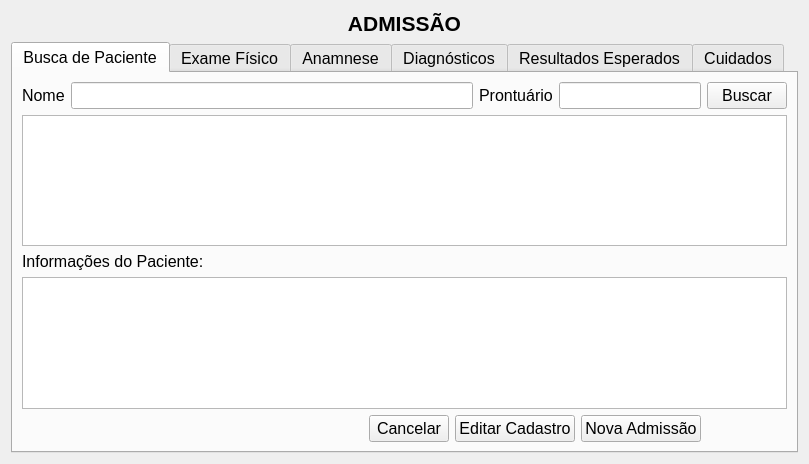
<?xml version="1.0" encoding="UTF-8"?>
<ui version="4.0">
 <class>Intake</class>
 <widget class="QWidget" name="Intake">
  <property name="geometry">
   <rect>
    <x>0</x>
    <y>0</y>
    <width>809</width>
    <height>464</height>
   </rect>
  </property>
  <property name="windowTitle">
   <string>Form</string>
  </property>
  <layout class="QGridLayout" name="gridLayout">
   <item row="0" column="0">
    <widget class="QLabel" name="label_admissao_2">
     <property name="text">
      <string>&lt;!DOCTYPE HTML PUBLIC &quot;-//W3C//DTD HTML 4.0//EN&quot; &quot;http://www.w3.org/TR/REC-html40/strict.dtd&quot;&gt;
&lt;html&gt;&lt;head&gt;&lt;meta name=&quot;qrichtext&quot; content=&quot;1&quot; /&gt;&lt;style type=&quot;text/css&quot;&gt;
p, li { white-space: pre-wrap; }
&lt;/style&gt;&lt;/head&gt;&lt;body style=&quot; font-family:'Droid Sans'; font-size:10pt; font-weight:400; font-style:normal;&quot;&gt;
&lt;p align=&quot;center&quot; style=&quot; margin-top:0px; margin-bottom:0px; margin-left:0px; margin-right:0px; -qt-block-indent:0; text-indent:0px;&quot;&gt;&lt;span style=&quot; font-size:16pt; font-weight:600;&quot;&gt;ADMISSÃO&lt;/span&gt;&lt;/p&gt;&lt;/body&gt;&lt;/html&gt;</string>
     </property>
    </widget>
   </item>
   <item row="1" column="0">
    <widget class="QTabWidget" name="tabWidget_admissao_2">
     <property name="font">
      <font>
       <pointsize>12</pointsize>
      </font>
     </property>
     <property name="tabPosition">
      <enum>QTabWidget::North</enum>
     </property>
     <property name="tabShape">
      <enum>QTabWidget::Rounded</enum>
     </property>
     <property name="currentIndex">
      <number>0</number>
     </property>
     <property name="elideMode">
      <enum>Qt::ElideMiddle</enum>
     </property>
     <widget class="QWidget" name="buscaP_2">
      <attribute name="title">
       <string>Busca de Paciente</string>
      </attribute>
      <layout class="QGridLayout" name="gridLayout_15">
       <item row="0" column="0">
        <layout class="QGridLayout" name="gridLayout_6">
         <item row="0" column="0">
          <widget class="QLabel" name="label_nomeBuscaP_3">
           <property name="text">
            <string>Nome</string>
           </property>
           <property name="buddy">
            <cstring>lineEdit_BuscaNomeP</cstring>
           </property>
          </widget>
         </item>
         <item row="0" column="1">
          <widget class="QLineEdit" name="lineEdit_BuscaNomeP_2"/>
         </item>
         <item row="0" column="2">
          <widget class="QLabel" name="label_prontBuscaP_2">
           <property name="font">
            <font>
             <pointsize>12</pointsize>
            </font>
           </property>
           <property name="text">
            <string>Prontuário</string>
           </property>
           <property name="buddy">
            <cstring>lineEdit_buscaProntP</cstring>
           </property>
          </widget>
         </item>
         <item row="0" column="3">
          <widget class="QLineEdit" name="lineEdit_buscaProntP_2">
           <property name="sizePolicy">
            <sizepolicy hsizetype="Minimum" vsizetype="Minimum">
             <horstretch>0</horstretch>
             <verstretch>0</verstretch>
            </sizepolicy>
           </property>
          </widget>
         </item>
         <item row="0" column="4">
          <widget class="QPushButton" name="pushButton_buscarP_4">
           <property name="text">
            <string>Buscar</string>
           </property>
          </widget>
         </item>
         <item row="1" column="0" colspan="5">
          <widget class="QListView" name="listView_listaPacientes_6"/>
         </item>
         <item row="2" column="0" colspan="2">
          <widget class="QLabel" name="label_infoPacientes_4">
           <property name="text">
            <string>Informações do Paciente:</string>
           </property>
          </widget>
         </item>
         <item row="3" column="0" colspan="5">
          <widget class="QTextEdit" name="textEdit_descrP_2"/>
         </item>
         <item row="4" column="0" colspan="4">
          <layout class="QHBoxLayout" name="horizontalLayout_93">
           <item>
            <spacer name="horizontalSpacer">
             <property name="orientation">
              <enum>Qt::Horizontal</enum>
             </property>
             <property name="sizeHint" stdset="0">
              <size>
               <width>40</width>
               <height>20</height>
              </size>
             </property>
            </spacer>
           </item>
           <item>
            <widget class="QPushButton" name="pushButton_cancelBusca_2">
             <property name="text">
              <string>Cancelar</string>
             </property>
            </widget>
           </item>
           <item>
            <widget class="QPushButton" name="pushButton_editarCadastroP_2">
             <property name="text">
              <string>Editar Cadastro</string>
             </property>
            </widget>
           </item>
           <item>
            <widget class="QPushButton" name="pushButton_novaAdmissPaciente_2">
             <property name="text">
              <string>Nova Admissão</string>
             </property>
            </widget>
           </item>
          </layout>
         </item>
        </layout>
       </item>
      </layout>
     </widget>
     <widget class="QWidget" name="exameFisP_2">
      <attribute name="title">
       <string>Exame Físico</string>
      </attribute>
      <layout class="QGridLayout" name="gridLayout_7">
       <item row="0" column="0" colspan="2">
        <layout class="QHBoxLayout" name="horizontalLayout_95">
         <item>
          <widget class="QLabel" name="label_pacienteFisico_2">
           <property name="text">
            <string>Paciente</string>
           </property>
           <property name="buddy">
            <cstring>lineEdit_pacienteFisico</cstring>
           </property>
          </widget>
         </item>
         <item>
          <widget class="QLineEdit" name="lineEdit_pacienteFisico_2">
           <property name="enabled">
            <bool>false</bool>
           </property>
          </widget>
         </item>
         <item>
          <widget class="QLabel" name="label_prontFisico_2">
           <property name="font">
            <font>
             <pointsize>12</pointsize>
            </font>
           </property>
           <property name="text">
            <string>Prontuário</string>
           </property>
           <property name="buddy">
            <cstring>lineEdit_prontFisico</cstring>
           </property>
          </widget>
         </item>
         <item>
          <widget class="QLineEdit" name="lineEdit_prontFisico_2">
           <property name="enabled">
            <bool>false</bool>
           </property>
           <property name="sizePolicy">
            <sizepolicy hsizetype="Minimum" vsizetype="Minimum">
             <horstretch>0</horstretch>
             <verstretch>0</verstretch>
            </sizepolicy>
           </property>
          </widget>
         </item>
        </layout>
       </item>
       <item row="1" column="0" colspan="2">
        <layout class="QHBoxLayout" name="horizontalLayout_97">
         <item>
          <widget class="QLabel" name="label_hgt_2">
           <property name="text">
            <string>HGT</string>
           </property>
           <property name="buddy">
            <cstring>lineEdit_hgt</cstring>
           </property>
          </widget>
         </item>
         <item>
          <widget class="QLineEdit" name="lineEdit_hgt_2"/>
         </item>
         <item>
          <widget class="QLabel" name="label_leitoP_2">
           <property name="text">
            <string>Leito</string>
           </property>
           <property name="buddy">
            <cstring>lineEdit_leitoP</cstring>
           </property>
          </widget>
         </item>
         <item>
          <widget class="QLineEdit" name="lineEdit_leitoP_2"/>
         </item>
         <item>
          <widget class="QLabel" name="label_pesoP_2">
           <property name="text">
            <string>Peso</string>
           </property>
           <property name="buddy">
            <cstring>lineEdit_pesoP</cstring>
           </property>
          </widget>
         </item>
         <item>
          <widget class="QLineEdit" name="lineEdit_pesoP_2"/>
         </item>
         <item>
          <widget class="QLabel" name="label_alturaP_2">
           <property name="text">
            <string>Altura</string>
           </property>
           <property name="buddy">
            <cstring>lineEdit_alturaP</cstring>
           </property>
          </widget>
         </item>
         <item>
          <widget class="QLineEdit" name="lineEdit_alturaP_2"/>
         </item>
        </layout>
       </item>
       <item row="2" column="0">
        <widget class="QLabel" name="label_outrosFisicos_2">
         <property name="text">
          <string>OUTROS EXAMES:</string>
         </property>
         <property name="buddy">
          <cstring>plainTextEdit_outrosFisicos</cstring>
         </property>
        </widget>
       </item>
       <item row="3" column="0" colspan="2">
        <widget class="QPlainTextEdit" name="plainTextEdit_outrosFisicos_2">
         <property name="plainText">
          <string>PERCEPÇÃO DOS SENTIDOS 
SUBJETIVO
Visão:	(   ) sem alteração     (   ) alterada
Audição:	(   ) sem alteração     (   ) alterada
Olfato:      	(   ) sem alteração     (   ) alterada
Tato:        	(   ) sem alteração     (   ) alterada
Dor:
OBS:

OBJETIVO
Olhos/pupilas:
(   ) fotoreagentes       	 (   ) não fotoreagente	(   ) isocórica              	(   ) anisocórica

Ouvidos:
(   ) sem alteração   	    (   ) com alteração	(   ) surdez             	(   ) diminuição audição
(   ) prótese

Nariz:
(   ) sem alteração      	 (   ) com alteração	(   ) desvio de septo    	(   ) secreção

Facies:
Pescoço: (   ) sem alteração       (   ) com alteração
OBS:


OXIGENAÇÃO
SUBJETIVO
(   ) sem alteração    	 (   ) com alteração	(   ) dispnéia             	 (   ) tosse                   
(   ) expectoração   	(   ) dor ventilatório dependente
OBS: 


OBJETIVO
Expansão torácica
(   ) simétrica    	(   ) assimétrica	(   ) diminuída 	 (   )aumentada

Condições respiratórias
(   ) eupneico 		 (   ) dispneico

Exame físico do tórax:


REGULAÇÃO TÉRMICA E VASCULAR
SUBJETIVO
(   ) apirético      	(   ) febre        	    (   ) cansaço
(   ) cianose        	(   ) sudorese	(   ) palidez	
(   ) taquicardia    	(   ) bradicardia   	
(   ) arritmia
OBS:

OBJETIVO
Pulsos: (   ) cheios    (   ) débeis
Enchimento capilar: (   ) lento     (   ) rápido
Extremidades:  (   ) sem alteração   (   ) com alteração
Citar:
Sinais vitais: TAX:	FC:	TA:	FR:
OBS:</string>
         </property>
        </widget>
       </item>
       <item row="4" column="0" colspan="2">
        <layout class="QHBoxLayout" name="horizontalLayout_96">
         <item>
          <spacer name="horizontalSpacer_3">
           <property name="orientation">
            <enum>Qt::Horizontal</enum>
           </property>
           <property name="sizeHint" stdset="0">
            <size>
             <width>40</width>
             <height>20</height>
            </size>
           </property>
          </spacer>
         </item>
         <item>
          <widget class="QPushButton" name="pushButton_cancelarFisico_2">
           <property name="text">
            <string>Cancelar</string>
           </property>
          </widget>
         </item>
         <item>
          <widget class="QPushButton" name="pushButton_confirmarFisico_2">
           <property name="text">
            <string>Confirmar</string>
           </property>
          </widget>
         </item>
        </layout>
       </item>
      </layout>
     </widget>
     <widget class="QWidget" name="anamneseP_2">
      <attribute name="title">
       <string>Anamnese</string>
      </attribute>
      <layout class="QGridLayout" name="gridLayout_11">
       <item row="0" column="0">
        <layout class="QHBoxLayout" name="horizontalLayout_99">
         <item>
          <widget class="QLabel" name="label_pacienteAnam_2">
           <property name="text">
            <string>Paciente</string>
           </property>
          </widget>
         </item>
         <item>
          <widget class="QLineEdit" name="lineEdit_28">
           <property name="enabled">
            <bool>false</bool>
           </property>
          </widget>
         </item>
         <item>
          <widget class="QLabel" name="label_prontAnam_2">
           <property name="font">
            <font>
             <pointsize>12</pointsize>
            </font>
           </property>
           <property name="text">
            <string>Prontuário</string>
           </property>
          </widget>
         </item>
         <item>
          <widget class="QLineEdit" name="lineEdit_72">
           <property name="enabled">
            <bool>false</bool>
           </property>
           <property name="sizePolicy">
            <sizepolicy hsizetype="Minimum" vsizetype="Minimum">
             <horstretch>0</horstretch>
             <verstretch>0</verstretch>
            </sizepolicy>
           </property>
          </widget>
         </item>
        </layout>
       </item>
       <item row="1" column="0">
        <widget class="QPlainTextEdit" name="plainTextEdit_anamnese_2">
         <property name="plainText">
          <string>História Prévia:
Problemas de saúde pré-existentes: 

Tratamentos Anteriores: 

Antecedentes Familiares de problemas de saúde: 



História Atual:
Motivo da internação: 

Fatores de Risco: 

Medicação Utilizada em Casa: 

Dosagem e Horários: 
</string>
         </property>
        </widget>
       </item>
       <item row="2" column="0">
        <layout class="QHBoxLayout" name="horizontalLayout_98">
         <item>
          <spacer name="horizontalSpacer_2">
           <property name="orientation">
            <enum>Qt::Horizontal</enum>
           </property>
           <property name="sizeHint" stdset="0">
            <size>
             <width>40</width>
             <height>20</height>
            </size>
           </property>
          </spacer>
         </item>
         <item>
          <widget class="QPushButton" name="pushButton_cancelarAnamnese_2">
           <property name="text">
            <string>Cancelar</string>
           </property>
          </widget>
         </item>
         <item>
          <widget class="QPushButton" name="pushButton_confirmarAnamnese_2">
           <property name="text">
            <string>Confirmar</string>
           </property>
          </widget>
         </item>
        </layout>
       </item>
      </layout>
     </widget>
     <widget class="QWidget" name="diagnosticoP_2">
      <attribute name="title">
       <string>Diagnósticos</string>
      </attribute>
      <layout class="QGridLayout" name="gridLayout_12">
       <item row="0" column="0" colspan="3">
        <layout class="QHBoxLayout" name="horizontalLayout_102">
         <item>
          <widget class="QLabel" name="label_pacienteDiag_2">
           <property name="text">
            <string>Paciente</string>
           </property>
           <property name="buddy">
            <cstring>lineEdit_pacienteDiag</cstring>
           </property>
          </widget>
         </item>
         <item>
          <widget class="QLineEdit" name="lineEdit_pacienteDiag_2">
           <property name="enabled">
            <bool>false</bool>
           </property>
          </widget>
         </item>
         <item>
          <widget class="QLabel" name="label_prontDiag_2">
           <property name="font">
            <font>
             <pointsize>12</pointsize>
            </font>
           </property>
           <property name="text">
            <string>Prontuário</string>
           </property>
           <property name="buddy">
            <cstring>lineEdit_prontDiag</cstring>
           </property>
          </widget>
         </item>
         <item>
          <widget class="QLineEdit" name="lineEdit_prontDiag_2">
           <property name="enabled">
            <bool>false</bool>
           </property>
           <property name="sizePolicy">
            <sizepolicy hsizetype="Minimum" vsizetype="Minimum">
             <horstretch>0</horstretch>
             <verstretch>0</verstretch>
            </sizepolicy>
           </property>
          </widget>
         </item>
        </layout>
       </item>
       <item row="1" column="0">
        <widget class="QLabel" name="label_dominio_3">
         <property name="font">
          <font>
           <pointsize>14</pointsize>
          </font>
         </property>
         <property name="text">
          <string>Dominio</string>
         </property>
         <property name="buddy">
          <cstring>listView_dominio</cstring>
         </property>
        </widget>
       </item>
       <item row="1" column="1">
        <widget class="QLabel" name="label_classe_3">
         <property name="font">
          <font>
           <pointsize>14</pointsize>
          </font>
         </property>
         <property name="text">
          <string>Classe</string>
         </property>
         <property name="buddy">
          <cstring>listView_classe</cstring>
         </property>
        </widget>
       </item>
       <item row="1" column="2">
        <widget class="QLabel" name="label_diagnosticos_3">
         <property name="font">
          <font>
           <pointsize>14</pointsize>
          </font>
         </property>
         <property name="text">
          <string>Diagnósticos</string>
         </property>
         <property name="buddy">
          <cstring>listView_diagnosticos</cstring>
         </property>
        </widget>
       </item>
       <item row="2" column="0" colspan="3">
        <widget class="QSplitter" name="splitter_6">
         <property name="orientation">
          <enum>Qt::Horizontal</enum>
         </property>
         <widget class="QListView" name="listView_dominio_2"/>
         <widget class="QListView" name="listView_classe_2"/>
         <widget class="QListWidget" name="diagnosticos_adm"/>
        </widget>
       </item>
       <item row="3" column="0">
        <widget class="QLabel" name="label_diagSel_2">
         <property name="text">
          <string>Diagnósticos Selecionados</string>
         </property>
         <property name="buddy">
          <cstring>listView_diagSelecionados</cstring>
         </property>
        </widget>
       </item>
       <item row="3" column="2">
        <layout class="QHBoxLayout" name="horizontalLayout_101">
         <item>
          <widget class="QPushButton" name="pushButton_visualizarDiag_2">
           <property name="text">
            <string>Visualizar</string>
           </property>
          </widget>
         </item>
         <item>
          <widget class="QPushButton" name="pushButton_associarDiagnostico_2">
           <property name="text">
            <string>Associar</string>
           </property>
          </widget>
         </item>
        </layout>
       </item>
       <item row="4" column="0" colspan="2">
        <widget class="QListView" name="listView_diagSelecionados_2"/>
       </item>
       <item row="4" column="2">
        <layout class="QVBoxLayout" name="verticalLayout_13">
         <item>
          <spacer name="verticalSpacer_3">
           <property name="orientation">
            <enum>Qt::Vertical</enum>
           </property>
           <property name="sizeHint" stdset="0">
            <size>
             <width>20</width>
             <height>40</height>
            </size>
           </property>
          </spacer>
         </item>
         <item>
          <widget class="QLabel" name="label_horarioDiag_2">
           <property name="text">
            <string>Horário</string>
           </property>
          </widget>
         </item>
         <item>
          <widget class="QDateTimeEdit" name="dateTimeEdit_dataHoraDiag_2"/>
         </item>
        </layout>
       </item>
       <item row="5" column="1" colspan="2">
        <layout class="QHBoxLayout" name="horizontalLayout_100">
         <item>
          <widget class="QPushButton" name="pushButton_excluirDiag_4">
           <property name="text">
            <string>Excluir Diagnóstico</string>
           </property>
          </widget>
         </item>
         <item>
          <widget class="QPushButton" name="pushButton_confirmarDiag_2">
           <property name="text">
            <string>Confirmar</string>
           </property>
          </widget>
         </item>
        </layout>
       </item>
      </layout>
     </widget>
     <widget class="QWidget" name="reP_2">
      <attribute name="title">
       <string>Resultados Esperados</string>
      </attribute>
      <layout class="QGridLayout" name="gridLayout_13">
       <item row="0" column="0" colspan="3">
        <layout class="QHBoxLayout" name="horizontalLayout_103">
         <item>
          <widget class="QLabel" name="label_pacienteRE_2">
           <property name="text">
            <string>Paciente</string>
           </property>
           <property name="buddy">
            <cstring>lineEdit_pacienteRE</cstring>
           </property>
          </widget>
         </item>
         <item>
          <widget class="QLineEdit" name="lineEdit_pacienteRE_2">
           <property name="enabled">
            <bool>false</bool>
           </property>
          </widget>
         </item>
         <item>
          <widget class="QLabel" name="label_prontRE_2">
           <property name="font">
            <font>
             <pointsize>12</pointsize>
            </font>
           </property>
           <property name="text">
            <string>Prontuário</string>
           </property>
           <property name="buddy">
            <cstring>lineEdit_prontRE</cstring>
           </property>
          </widget>
         </item>
         <item>
          <widget class="QLineEdit" name="lineEdit_prontRE_2">
           <property name="enabled">
            <bool>false</bool>
           </property>
           <property name="sizePolicy">
            <sizepolicy hsizetype="Minimum" vsizetype="Minimum">
             <horstretch>0</horstretch>
             <verstretch>0</verstretch>
            </sizepolicy>
           </property>
          </widget>
         </item>
        </layout>
       </item>
       <item row="1" column="0">
        <widget class="QLabel" name="label_diagnosticosRE_2">
         <property name="text">
          <string>Diagnósticos</string>
         </property>
         <property name="buddy">
          <cstring>listWidget_diagnosticosRE</cstring>
         </property>
        </widget>
       </item>
       <item row="1" column="2">
        <widget class="QLabel" name="label_RE_3">
         <property name="text">
          <string>Resultados Esperados</string>
         </property>
         <property name="buddy">
          <cstring>listWidget_listaRE</cstring>
         </property>
        </widget>
       </item>
       <item row="2" column="0" colspan="2">
        <widget class="QListWidget" name="listWidget_diagnosticosRE_2"/>
       </item>
       <item row="2" column="2">
        <widget class="QListWidget" name="listWidget_listaRE_3">
         <item>
          <property name="text">
           <string>NOC associa Resultados esperados à 
diagnósticos, e cada Resultado 
esperado possuí n Indicadores descritos, 
e cada indicador é avaliado em uma 
escala de cinco pontos. Cada Diagnóstico pode conter somente 1 resultado esperado</string>
          </property>
         </item>
        </widget>
       </item>
       <item row="3" column="0" colspan="2">
        <widget class="QLabel" name="label_indicadores_3">
         <property name="text">
          <string>Avaliação de Indicadores do Resultado Esperado</string>
         </property>
         <property name="buddy">
          <cstring>listView_listaIndicadores</cstring>
         </property>
        </widget>
       </item>
       <item row="4" column="0" colspan="2">
        <widget class="QListView" name="listView_listaIndicadores_2"/>
       </item>
       <item row="4" column="2">
        <layout class="QFormLayout" name="formLayout_8">
         <item row="0" column="0">
          <widget class="QRadioButton" name="radioButton_RE1_2">
           <property name="text">
            <string>1</string>
           </property>
          </widget>
         </item>
         <item row="1" column="0">
          <widget class="QRadioButton" name="radioButton_RE2_2">
           <property name="text">
            <string>2</string>
           </property>
          </widget>
         </item>
         <item row="2" column="0">
          <widget class="QRadioButton" name="radioButton_RE3_2">
           <property name="text">
            <string>3</string>
           </property>
          </widget>
         </item>
         <item row="3" column="0">
          <widget class="QRadioButton" name="radioButton_RE4_2">
           <property name="text">
            <string>4</string>
           </property>
          </widget>
         </item>
         <item row="4" column="0">
          <widget class="QRadioButton" name="radioButton_RE5_2">
           <property name="text">
            <string>5</string>
           </property>
          </widget>
         </item>
         <item row="0" column="1">
          <widget class="QLabel" name="label_avaliacao1_2">
           <property name="text">
            <string>Extremamente Comprometido</string>
           </property>
           <property name="buddy">
            <cstring>radioButton_RE1</cstring>
           </property>
          </widget>
         </item>
         <item row="1" column="1">
          <widget class="QLabel" name="label_avaliacao2_2">
           <property name="text">
            <string>Substancialmente Comprometido</string>
           </property>
           <property name="buddy">
            <cstring>radioButton_RE2</cstring>
           </property>
          </widget>
         </item>
         <item row="4" column="1">
          <widget class="QLabel" name="label_avaliacao5_2">
           <property name="text">
            <string>Não Comprometido</string>
           </property>
           <property name="buddy">
            <cstring>radioButton_RE5</cstring>
           </property>
          </widget>
         </item>
         <item row="3" column="1">
          <widget class="QLabel" name="label_avaliacao4_2">
           <property name="text">
            <string>Levemente Comprometido</string>
           </property>
           <property name="buddy">
            <cstring>radioButton_RE4</cstring>
           </property>
          </widget>
         </item>
         <item row="2" column="1">
          <widget class="QLabel" name="label_avaliacao3_2">
           <property name="text">
            <string>Moderadamente Comprometido</string>
           </property>
           <property name="buddy">
            <cstring>radioButton_RE3</cstring>
           </property>
          </widget>
         </item>
        </layout>
       </item>
       <item row="5" column="1">
        <widget class="QPushButton" name="pushButton_avaliarIndicador_2">
         <property name="text">
          <string>Avaliar</string>
         </property>
        </widget>
       </item>
       <item row="5" column="2">
        <widget class="QPushButton" name="pushButton_confirmarRE_2">
         <property name="text">
          <string>Confirmar</string>
         </property>
        </widget>
       </item>
      </layout>
     </widget>
     <widget class="QWidget" name="cuidadosP_2">
      <attribute name="title">
       <string>Cuidados</string>
      </attribute>
      <layout class="QGridLayout" name="gridLayout_9">
       <item row="0" column="0" colspan="2">
        <layout class="QHBoxLayout" name="horizontalLayout_106">
         <item>
          <widget class="QLabel" name="label_pacienteCuid_3">
           <property name="text">
            <string>Paciente</string>
           </property>
           <property name="buddy">
            <cstring>lineEdit_pacienteCuid</cstring>
           </property>
          </widget>
         </item>
         <item>
          <widget class="QLineEdit" name="lineEdit_pacienteCuid_2">
           <property name="enabled">
            <bool>false</bool>
           </property>
          </widget>
         </item>
         <item>
          <widget class="QLabel" name="label_prontCuid_3">
           <property name="font">
            <font>
             <pointsize>12</pointsize>
            </font>
           </property>
           <property name="text">
            <string>Prontuário</string>
           </property>
           <property name="buddy">
            <cstring>lineEdit_prontCuid</cstring>
           </property>
          </widget>
         </item>
         <item>
          <widget class="QLineEdit" name="lineEdit_prontCuid_2">
           <property name="enabled">
            <bool>false</bool>
           </property>
           <property name="sizePolicy">
            <sizepolicy hsizetype="Minimum" vsizetype="Minimum">
             <horstretch>0</horstretch>
             <verstretch>0</verstretch>
            </sizepolicy>
           </property>
          </widget>
         </item>
        </layout>
       </item>
       <item row="1" column="0">
        <widget class="QLabel" name="label_diagCuid_2">
         <property name="text">
          <string>Diagnósticos</string>
         </property>
         <property name="buddy">
          <cstring>listWidget_diagCuid</cstring>
         </property>
        </widget>
       </item>
       <item row="2" column="0" rowspan="3">
        <widget class="QListWidget" name="listWidget_diagCuid_2"/>
       </item>
       <item row="2" column="1">
        <widget class="QLabel" name="label_interven_2">
         <property name="text">
          <string>Intervenções</string>
         </property>
        </widget>
       </item>
       <item row="3" column="1">
        <layout class="QHBoxLayout" name="horizontalLayout">
         <item>
          <widget class="QLabel" name="label_domInter_2">
           <property name="text">
            <string>Domínio</string>
           </property>
           <property name="buddy">
            <cstring>comboBox_dominioInterv</cstring>
           </property>
          </widget>
         </item>
         <item>
          <widget class="QComboBox" name="comboBox_dominioInterv_3"/>
         </item>
         <item>
          <widget class="QLabel" name="label_classeInter_2">
           <property name="text">
            <string>Classe</string>
           </property>
           <property name="buddy">
            <cstring>comboBox_classeInterv</cstring>
           </property>
          </widget>
         </item>
         <item>
          <widget class="QComboBox" name="comboBox_classeInterv_3"/>
         </item>
        </layout>
       </item>
       <item row="4" column="1" rowspan="3">
        <widget class="QListWidget" name="listWidget_listaAtividadesCuidados_2">
         <item>
          <property name="text">
           <string>Duplo clique para associar atividades à prescrição</string>
          </property>
         </item>
        </widget>
       </item>
       <item row="5" column="0">
        <widget class="QLabel" name="label_ativiCuid_2">
         <property name="text">
          <string>Atividades</string>
         </property>
         <property name="buddy">
          <cstring>textEdit_atividEscolhidasCuid</cstring>
         </property>
        </widget>
       </item>
       <item row="6" column="0" rowspan="2">
        <widget class="QTextEdit" name="textEdit_atividEscolhidasCuid_2">
         <property name="html">
          <string>&lt;!DOCTYPE HTML PUBLIC &quot;-//W3C//DTD HTML 4.0//EN&quot; &quot;http://www.w3.org/TR/REC-html40/strict.dtd&quot;&gt;
&lt;html&gt;&lt;head&gt;&lt;meta name=&quot;qrichtext&quot; content=&quot;1&quot; /&gt;&lt;style type=&quot;text/css&quot;&gt;
p, li { white-space: pre-wrap; }
&lt;/style&gt;&lt;/head&gt;&lt;body style=&quot; font-family:'Droid Sans'; font-size:12pt; font-weight:400; font-style:normal;&quot;&gt;
&lt;p style=&quot; margin-top:0px; margin-bottom:0px; margin-left:0px; margin-right:0px; -qt-block-indent:0; text-indent:0px;&quot;&gt;Quando o cuidado for finalizado, os aprazamentos serão associados ás atividades&lt;/p&gt;&lt;/body&gt;&lt;/html&gt;</string>
         </property>
        </widget>
       </item>
       <item row="7" column="1">
        <layout class="QFormLayout" name="formLayout_9">
         <property name="fieldGrowthPolicy">
          <enum>QFormLayout::AllNonFixedFieldsGrow</enum>
         </property>
         <item row="0" column="0" colspan="2">
          <layout class="QHBoxLayout" name="horizontalLayout_105">
           <item>
            <widget class="QLabel" name="label_whoCuid_2">
             <property name="text">
              <string>Quem Realiza</string>
             </property>
             <property name="buddy">
              <cstring>comboBox_whoCuid</cstring>
             </property>
            </widget>
           </item>
           <item>
            <widget class="QComboBox" name="comboBox_whoCuid_3">
             <item>
              <property name="text">
               <string>Enfermeiro(a)</string>
              </property>
             </item>
             <item>
              <property name="text">
               <string>Técnico de Enfermagem</string>
              </property>
             </item>
            </widget>
           </item>
          </layout>
         </item>
         <item row="1" column="0">
          <widget class="QLabel" name="label_aprazamentoCuid_3">
           <property name="text">
            <string>Aprazamento</string>
           </property>
           <property name="buddy">
            <cstring>lineEdit_aprazamentoCuid</cstring>
           </property>
          </widget>
         </item>
         <item row="1" column="1">
          <widget class="QLineEdit" name="lineEdit_aprazamentoCuid_3"/>
         </item>
        </layout>
       </item>
       <item row="8" column="0">
        <layout class="QHBoxLayout" name="horizontalLayout_104">
         <item>
          <widget class="QPushButton" name="pushButton_finalizaCuidado_3">
           <property name="text">
            <string>Finalizar Cuidado</string>
           </property>
          </widget>
         </item>
         <item>
          <widget class="QPushButton" name="pushButton_finalizaAdmissao_2">
           <property name="text">
            <string>Finalizar Admissão</string>
           </property>
          </widget>
         </item>
        </layout>
       </item>
      </layout>
     </widget>
    </widget>
   </item>
  </layout>
 </widget>
 <resources/>
 <connections/>
</ui>
